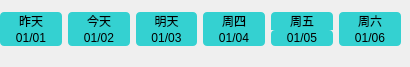
           <widget class="QWidget" name="widget_6" native="true">
            <property name="styleSheet">
             <string notr="true">QLabel {
	background-color: rgba(0, 200, 200, 200);
	border-radius: 4px;
	alignment:AlginHCenter;
}
QVBoxLayout{
	layoutSpacing:0;
}</string>
            </property>
            <widget class="QWidget" name="horizontalLayoutWidget_7">
             <property name="geometry">
              <rect>
               <x>0</x>
               <y>0</y>
               <width>401</width>
               <height>58</height>
              </rect>
             </property>
             <layout class="QGridLayout" name="gridLayout_2">
              <property name="leftMargin">
               <number>0</number>
              </property>
              <property name="topMargin">
               <number>12</number>
              </property>
              <property name="rightMargin">
               <number>0</number>
              </property>
              <property name="bottomMargin">
               <number>12</number>
              </property>
              <property name="horizontalSpacing">
               <number>6</number>
              </property>
              <property name="verticalSpacing">
               <number>0</number>
              </property>
              <item row="0" column="1">
               <layout class="QVBoxLayout" name="verticalLayout_14">
                <property name="spacing">
                 <number>0</number>
                </property>
                <item>
                 <widget class="QLabel" name="ll_week_day2">
                  <property name="styleSheet">
                   <string notr="true">border-bottom-left-radius: 0px;
border-bottom-right-radius: 0px;</string>
                  </property>
                  <property name="text">
                   <string>今天</string>
                  </property>
                  <property name="alignment">
                   <set>Qt::AlignCenter</set>
                  </property>
                 </widget>
                </item>
                <item>
                 <widget class="QLabel" name="ll_week2">
                  <property name="styleSheet">
                   <string notr="true">border-top-left-radius: 0px;
border-top-right-radius: 0px;</string>
                  </property>
                  <property name="text">
                   <string>01/02</string>
                  </property>
                  <property name="alignment">
                   <set>Qt::AlignCenter</set>
                  </property>
                 </widget>
                </item>
               </layout>
              </item>
              <item row="0" column="2">
               <layout class="QVBoxLayout" name="verticalLayout_16">
                <property name="spacing">
                 <number>0</number>
                </property>
                <item>
                 <widget class="QLabel" name="ll_week_day3">
                  <property name="styleSheet">
                   <string notr="true">border-bottom-left-radius: 0px;
border-bottom-right-radius: 0px;</string>
                  </property>
                  <property name="text">
                   <string>明天</string>
                  </property>
                  <property name="alignment">
                   <set>Qt::AlignCenter</set>
                  </property>
                 </widget>
                </item>
                <item>
                 <widget class="QLabel" name="ll_week3">
                  <property name="styleSheet">
                   <string notr="true">border-top-left-radius: 0px;
border-top-right-radius: 0px;</string>
                  </property>
                  <property name="text">
                   <string>01/03</string>
                  </property>
                  <property name="alignment">
                   <set>Qt::AlignCenter</set>
                  </property>
                 </widget>
                </item>
               </layout>
              </item>
              <item row="0" column="3">
               <layout class="QVBoxLayout" name="verticalLayout_17">
                <property name="spacing">
                 <number>0</number>
                </property>
                <item>
                 <widget class="QLabel" name="ll_week_day4">
                  <property name="styleSheet">
                   <string notr="true">border-bottom-left-radius: 0px;
border-bottom-right-radius: 0px;</string>
                  </property>
                  <property name="text">
                   <string>周四</string>
                  </property>
                  <property name="alignment">
                   <set>Qt::AlignCenter</set>
                  </property>
                 </widget>
                </item>
                <item>
                 <widget class="QLabel" name="ll_week4">
                  <property name="styleSheet">
                   <string notr="true">border-top-left-radius: 0px;
border-top-right-radius: 0px;</string>
                  </property>
                  <property name="text">
                   <string>01/04</string>
                  </property>
                  <property name="alignment">
                   <set>Qt::AlignCenter</set>
                  </property>
                 </widget>
                </item>
               </layout>
              </item>
              <item row="0" column="4">
               <layout class="QVBoxLayout" name="verticalLayout_13">
                <property name="spacing">
                 <number>0</number>
                </property>
                <item>
                 <widget class="QLabel" name="ll_week_day5">
                  <property name="styleSheet">
                   <string notr="true">border-bottom-left-radius: 0px;
border-bottom-right-radius: 0px;</string>
                  </property>
                  <property name="text">
                   <string>周五</string>
                  </property>
                  <property name="alignment">
                   <set>Qt::AlignCenter</set>
                  </property>
                 </widget>
                </item>
                <item>
                 <widget class="QLabel" name="ll_week5">
                  <property name="text">
                   <string>01/05</string>
                  </property>
                  <property name="alignment">
                   <set>Qt::AlignCenter</set>
                  </property>
                 </widget>
                </item>
               </layout>
              </item>
              <item row="0" column="5">
               <layout class="QVBoxLayout" name="verticalLayout_12">
                <property name="spacing">
                 <number>0</number>
                </property>
                <item>
                 <widget class="QLabel" name="ll_week_day6">
                  <property name="styleSheet">
                   <string notr="true">border-bottom-left-radius: 0px;
border-bottom-right-radius: 0px;</string>
                  </property>
                  <property name="text">
                   <string>周六</string>
                  </property>
                  <property name="alignment">
                   <set>Qt::AlignCenter</set>
                  </property>
                 </widget>
                </item>
                <item>
                 <widget class="QLabel" name="ll_week6">
                  <property name="styleSheet">
                   <string notr="true">border-top-left-radius: 0px;
border-top-right-radius: 0px;</string>
                  </property>
                  <property name="text">
                   <string>01/06</string>
                  </property>
                  <property name="alignment">
                   <set>Qt::AlignCenter</set>
                  </property>
                 </widget>
                </item>
               </layout>
              </item>
              <item row="0" column="0">
               <layout class="QVBoxLayout" name="verticalLayout_15">
                <property name="spacing">
                 <number>0</number>
                </property>
                <item>
                 <widget class="QLabel" name="ll_week_day1">
                  <property name="styleSheet">
                   <string notr="true">border-bottom-left-radius: 0px;
border-bottom-right-radius: 0px;</string>
                  </property>
                  <property name="text">
                   <string>昨天</string>
                  </property>
                  <property name="alignment">
                   <set>Qt::AlignCenter</set>
                  </property>
                 </widget>
                </item>
                <item>
                 <widget class="QLabel" name="ll_week1">
                  <property name="styleSheet">
                   <string notr="true">border-top-left-radius: 0px;
border-top-right-radius: 0px;</string>
                  </property>
                  <property name="text">
                   <string>01/01</string>
                  </property>
                  <property name="alignment">
                   <set>Qt::AlignCenter</set>
                  </property>
                 </widget>
                </item>
               </layout>
              </item>
             </layout>
            </widget>
           </widget>
